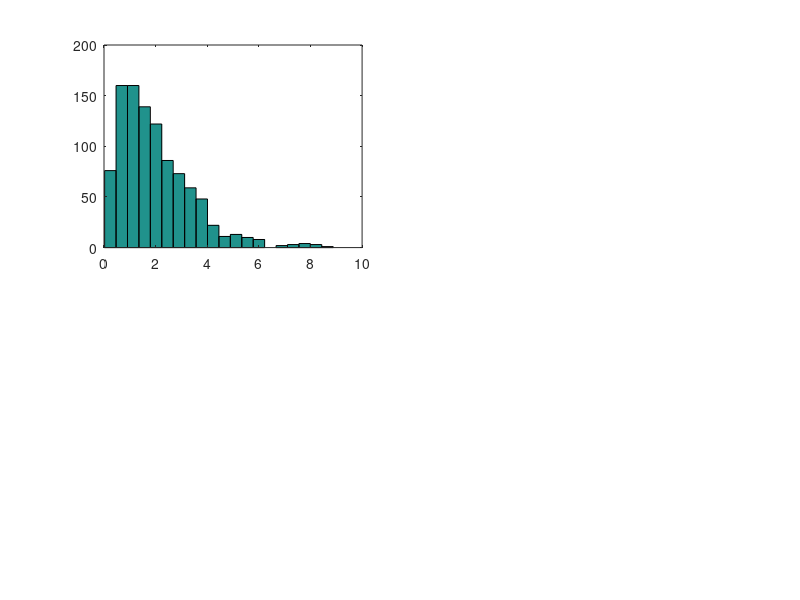

MATLAB code for this plot: (Note: this script raises an error after producing the figure.)
%stateda.m
N = 10^3;
x = -log(rand(1,N)); %the data
y = -log(rand(1,N)); %the data
z = x + y;
subplot(2,2,1), hist(z,20);
[f,xi] = ksdensity(z); %matlab's kernel density function
subplot(2,2,2), plot(xi,f);
subplot(2,2,3), ecdf(z); %empirical cdf
subplot(2,2,4), scatter(x,z,'.');
